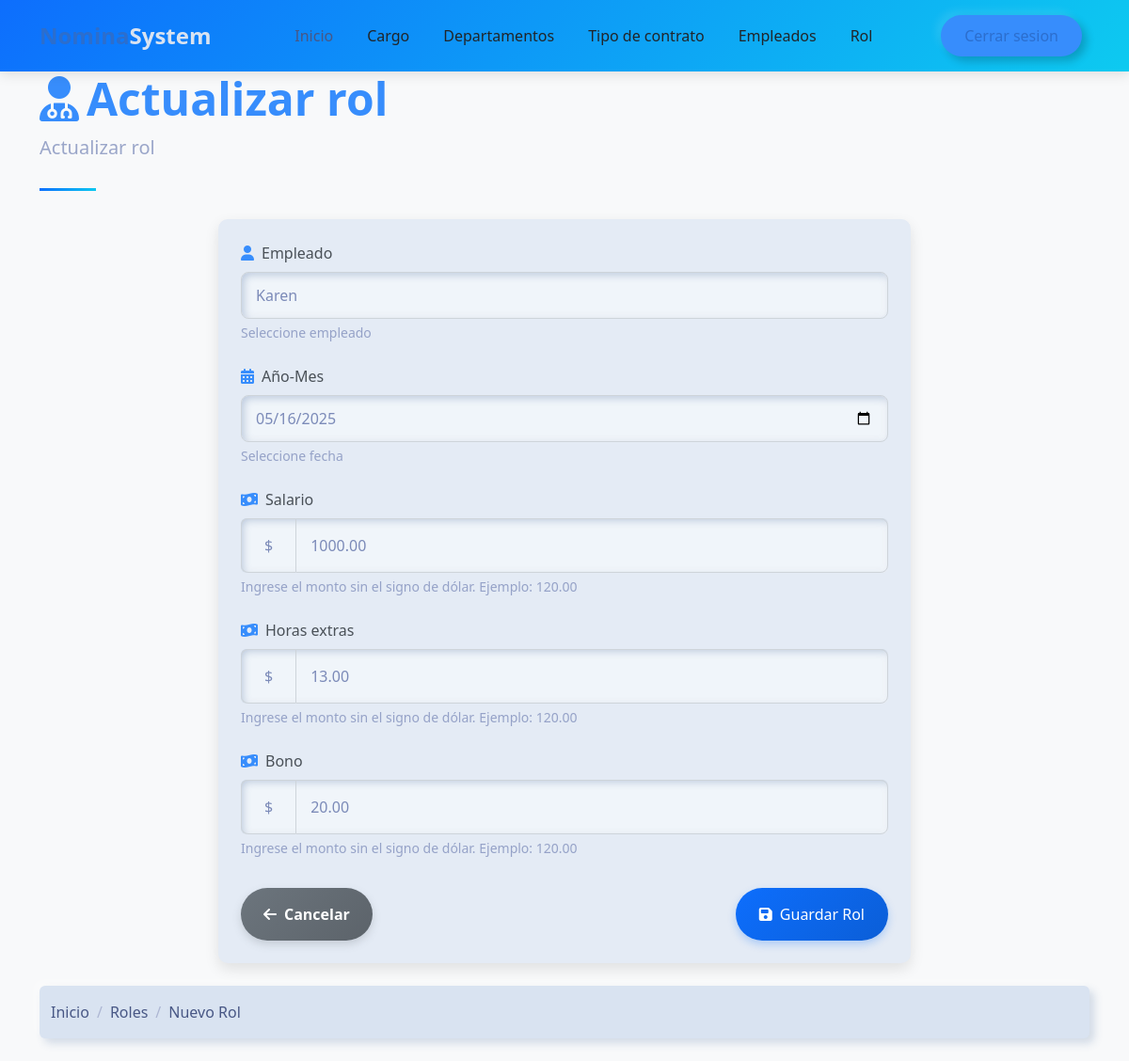
Page /payroll/update/payslip/2/ (signed in) on the earlier database version.
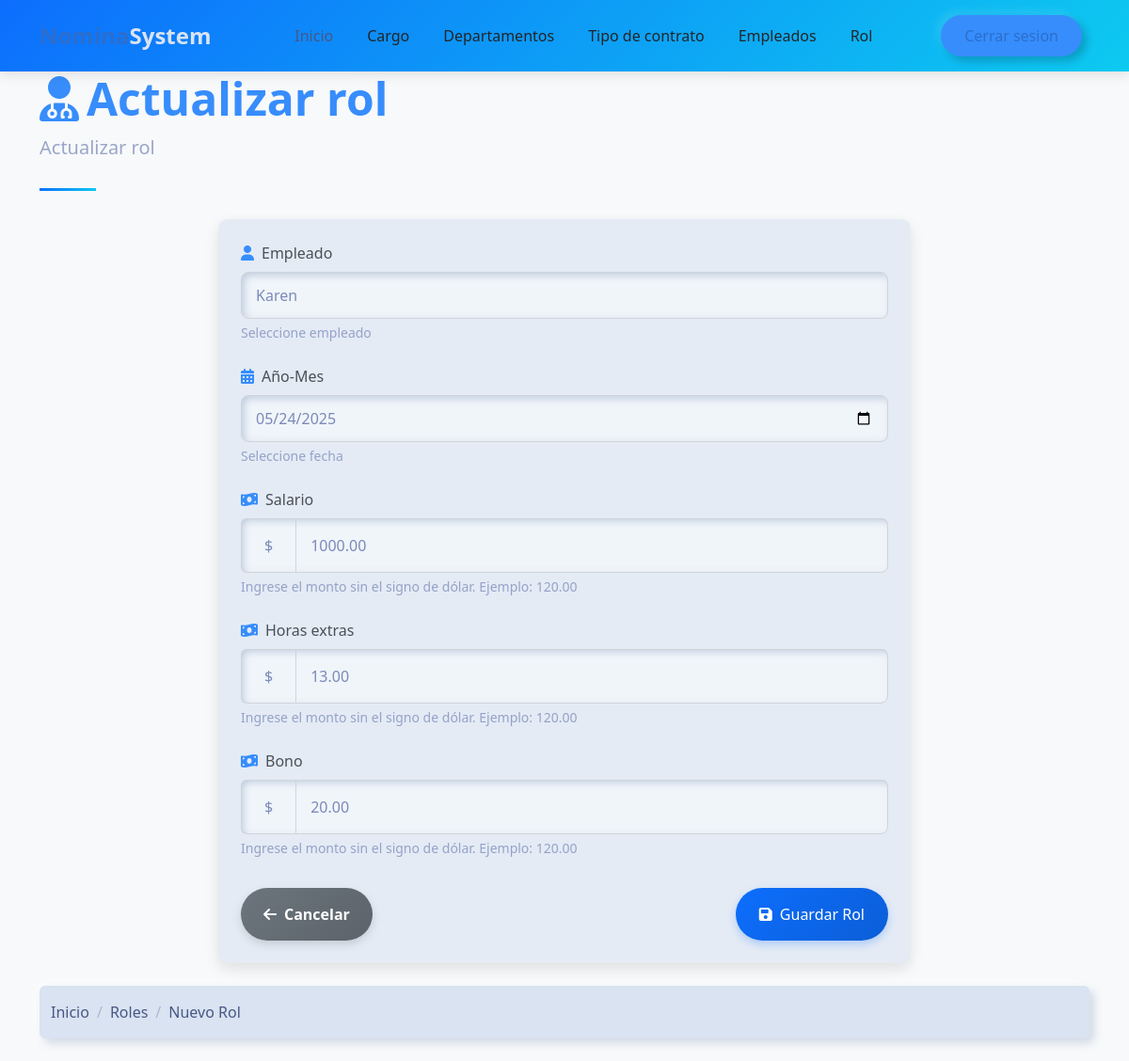
Same page on the later database version.
### payroll/models.py (models this page shows, shortened)
class Payslip(models.Model):
    employee = models.ForeignKey(Employee, on_delete=models.CASCADE)
    year_month = models.DateField()#202501
    salary = models.DecimalField(max_digits=10, decimal_places=2, validators=[MinValueValidator(0.01)])
    overtime_hours = models.DecimalField(max_digits=10, decimal_places=2, validators=[MinValueValidator(0.01)])
    bonus = models.DecimalField(max_digits=10, decimal_places=2, validators=[MinValueValidator(0.01)])
    iess = models.DecimalField(max_digits=10, decimal_places=2, validators=[MinValueValidator(0.01)])
    tot_ing = models.DecimalField(max_digits=10, decimal_places=2, validators=[MinValueValidator(0.01)])
    tot_des = models.DecimalField(max_digits=10, decimal_places=2, validators=[MinValueValidator(0.01)])
    neto = models.DecimalField(max_digits=10, decimal_places=2, validators=[MinValueValidator(0.01)])

### payroll/views/payslip.py (the view)
# urls.py: path('update/payslip/<int:id>/', payslip.update_payslip, name='update_payslip'),
@login_required(login_url='sign_in')
def update_payslip(request,id):
    try:
        payslip=get_object_or_404(Payslip,id=id)
        if request.method=='GET':
            form=PayslipForm(instance=payslip)
            return render(request,'payslip/create.html',{'form':form,'title':'Actualizar rol'})
        form=PayslipForm(request.POST,instance=payslip)
        if form.is_valid():
                form.save()
                return redirect('payroll:list_payslip')
        return render(request,'payslip/create.html',{'form':form,'title':'Actualizar rol','error':'Formulario llenado incorrectamente'})
    except:
        return render(request,'payslip/create.html',{'form':form,'title':'Actualizar rol','error':'Error al actualizar el empleado'})

### payroll/forms/payslip.py
class PayslipForm(forms.ModelForm):
    class Meta:
        model=Payslip
        fields=['employee','year_month','salary','overtime_hours','bonus']
        labels={
            'employee':'Empleado',
            'year_month':'Año-Mes',
            'salary':'Salario',
            'overtime_hours':'Horas extras',
            'bonus':'Bono'
        }
        widgets = {
            'employee': forms.Select(attrs={'class':'form-control'}),
            'year_month': forms.DateInput(format='%Y-%m-%d',attrs={'class':'form-control','type': 'date'}),
            'salary': forms.NumberInput(attrs={'class':'form-control'}),
            'overtime_hours':forms.NumberInput(attrs={'class':'form-control'}),
            'bonus':forms.NumberInput(attrs={'class':'form-control'})
        }

### payroll/models.py (called while the page is built)
    def __str__(self):
        return self.name

### template/payslip/create.html (shortened to what the changed rows need)
{% extends 'layout/base_nav.html' %}
{% load static %}
{% block content %}
<div class="container">
    <header class="page-header">
        <h1 class="display-5 fw-bold text-primary">
            <i class="fas fa-user-md me-2"></i>{{ title }}
        </h1>
    </header>
    <div class="row">
        <div class="col-md-8 mx-auto">
            <div class="card mb-4">
                <div class="card-body p-4">
                    <form method="post">
                        <div class="mb-4">
                            <label for="{{ form.name.id_for_label }}" class="form-label">
                                <i class="fas fa-user text-primary me-2"></i>{{ form.employee.label }}
                            </label>
                            {{ form.employee }}
                            <div class="form-text text-muted" id="honorariosHelp">
                                Seleccione empleado
                            </div>
                        </div>
                        <div class="mb-4">
                            <label for="{{ form.year_month.id_for_label }}" class="form-label">
                                <i class="fas fa-calendar-alt text-primary me-2"></i>{{ form.year_month.label }}
                            </label>
                            {{ form.year_month }}
                            <div class="form-text text-muted" id="honorariosHelp">
                                Seleccione fecha
                            </div>
                        </div>
                        <div class="mb-4">
                            <div class="input-group">
                                <span class="input-group-text">$</span>
                                {{ form.salary }}
                            </div>
                        </div>
                        <div class="mb-4">
                            <div class="input-group">
                                <span class="input-group-text">$</span>
                                {{ form.overtime_hours }}
                            </div>
                        </div>
                        <div class="mb-4">
                            <div class="input-group">
                                <span class="input-group-text">$</span>
                                {{ form.bonus }}
                            </div>
                        </div>
                    </form>
                </div>
            </div>
        </div>
    </div>
</div>
{% endblock %}

Differences in the rows shown:
changed Payslip "Karen": year_month "05/16/2025" → "05/24/2025"
